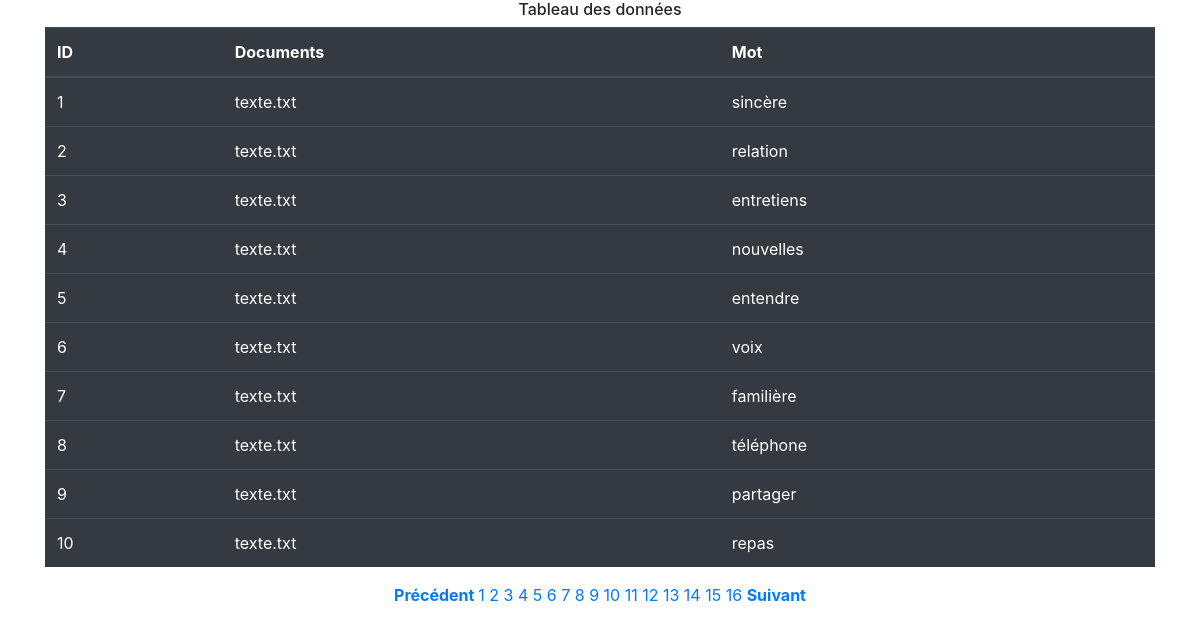
Screenshot of /Tp1/index.php with the database file from the repository.
### tables this page shows
CREATE TABLE `texte` (
  `id_mot` int(11) NOT NULL,
  `documents` varchar(255) NOT NULL,
  `modele` varchar(255) NOT NULL,
  `mot` varchar(255) NOT NULL,
  `occurence` int(5) NOT NULL
);

### Tp1/index.php (the view, shortened to what this page needs)
<!DOCTYPE html>
<html lang="fr">
<head>
    <link rel="stylesheet" href="https://stackpath.bootstrapcdn.com/bootstrap/4.4.1/css/bootstrap.min.css">
    </head>
<?php
require_once('connexion.php');
$num_page=10;
if (isset($_GET["page"])) {
     $page  = $_GET["page"];
 } else {
      $page=1;
     };
$start_from = ($page-1) * $num_page;
$sql = "SELECT * FROM texte LIMIT $start_from, $num_page";
$result = mysqli_query($con,$sql);
?>
<center>
<body>
    <div class="container">
      <h6 style="text-align:center;">Tableau des données</h6>
      <table class="table table-dark">
        <thead>
          <tr>
            <th>ID</th>
            <th>Documents</th>
            <th> Mot </th>
          </tr>
        </thead>
        <tbody>
<?php
while ($row = mysqli_fetch_array($result)) {
?>
            <tr>
            <td><?php echo $row['id_mot']; ?></td>
            <td><?php echo $row['documents']; ?></td>
            <td><?php echo $row['mot']; ?></td>
            </tr>
<?php
};
?>
 </tbody>
      </table>
    </div>
  </body>
</html>
<?php
$sql = "SELECT * FROM texte";
$rresult = mysqli_query($con,$sql);
$total_records = mysqli_num_rows($rresult);
$total_pages = ceil($total_records / $num_page);
$preview = $_GET["page"]-1;
$next = $_GET["page"]+1;
echo "<a href='index.php?page=$preview' >".'<strong>Précédent </strong>'."</a> ";
for ($i=1; $i<=$total_pages; $i++) {
            echo "<a href='index.php?page=".$i."'.>".$i."</a> ";
};
echo "<a href='index.php?page=$next'>".'<strong>Suivant</strong>'."</a> ";
?>

### rows the page displays
texte: id_mot "1", documents "texte.txt", mot "sincère"
texte: id_mot "2", documents "texte.txt", mot "relation"
texte: id_mot "3", documents "texte.txt", mot "entretiens"
texte: id_mot "4", documents "texte.txt", mot "nouvelles"
texte: id_mot "5", documents "texte.txt", mot "entendre"
texte: id_mot "6", documents "texte.txt", mot "voix"
texte: id_mot "7", documents "texte.txt", mot "familière"
texte: id_mot "8", documents "texte.txt", mot "téléphone"
texte: id_mot "9", documents "texte.txt", mot "partager"
texte: id_mot "10", documents "texte.txt", mot "repas"
